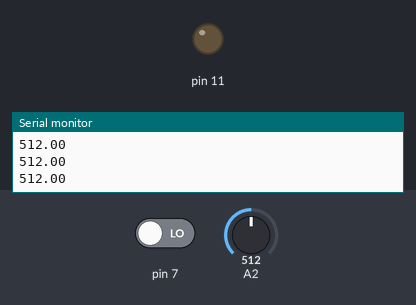
Recording of a sketch running on a simulated Arduino Uno, built with avr-gcc and run on an emulated ATmega328P. Parts: output pins drawn as LEDs (lit = HIGH), the last lines printed to the serial monitor. Inputs (shaded band) come from the test bench; at power-on: pin 7 LOW, A2 = 512.

Above: at 1.2 s.
1.3 s: pin 7 driven HIGH
At 2.5 s:
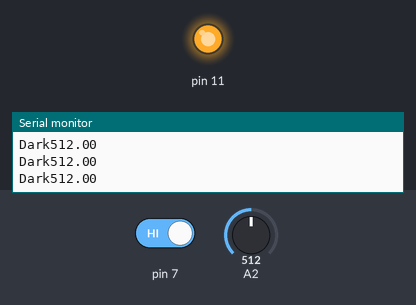
2.8 s: pin 7 driven LOW
At 3.5 s:
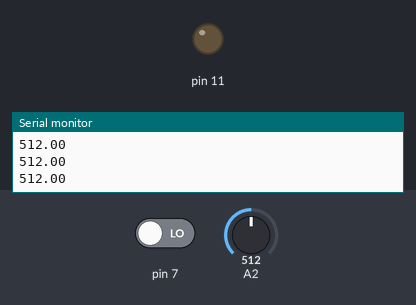
Timing chart, 0 to 5.8 s (numbered marks = the images above; inputs shaded):
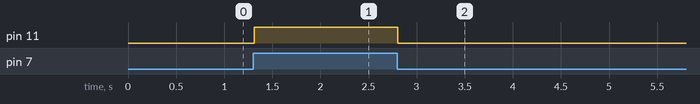

The sketch:

Photo_resistor.ino
```cpp
/*
DO=Digital Output : 1 or 0
AO=Analog Output  : 0 to 1015 [1015 when dark,0 when bright,519 is division point]


*/


void setup() {
  // put your setup code here, to run once:
  pinMode(7,INPUT);
  pinMode(A2,INPUT);
  pinMode(11,OUTPUT);
  Serial.begin(9600);

}

void loop() {

  int x;
  float an;
  x=digitalRead(7);
  an=analogRead(A2);
  if(x==1)
  {
    Serial.print("Dark");
    digitalWrite(11,HIGH);
  }
  else
  {
    digitalWrite(11,LOW);
  }

  Serial.println(an);
}
```

Measured:
- after the input at 1.3 s, pin 11: LOW → HIGH at once
- after the input at 2.8 s, pin 11: HIGH → LOW at once
